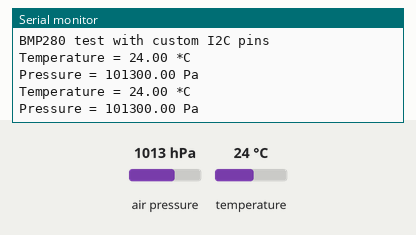
A sketch run on a simulated ESP32-S3. On the bench: the last lines printed to the serial monitor. The inputs (shaded band) are chosen by the test bench; at power-on: air pressure 1013 hPa, temperature 24 °C.

Above: at 2.8 s.
2.9 s: air pressure set to 952 hPa
At 5.2 s:
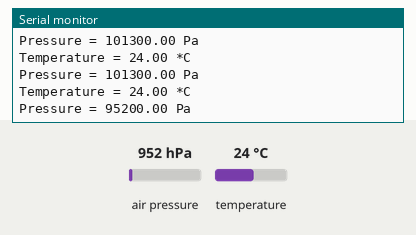
5.6 s: temperature set to 12 °C
At 7.0 s:
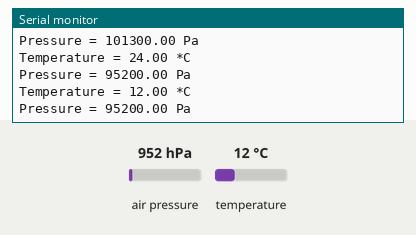
8.3 s: air pressure set to 975 hPa
At 11.5 s:
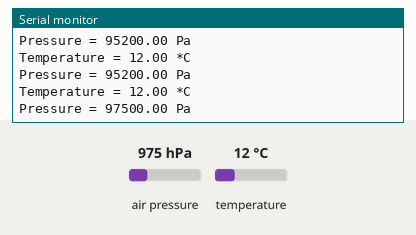
Timing chart, 0 to 13.0 s (numbered marks = the images above; inputs shaded):
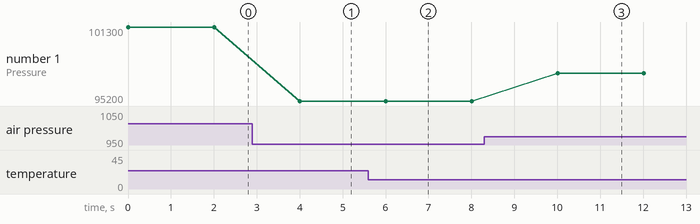

Measured:
- after the input at 2.9 s, the serial monitor: prints a new line after 1.1 s (image 1)
- after the input at 5.6 s, the serial monitor: prints a new line after 0.41 s (image 2)
- after the input at 8.3 s, the serial monitor: prints a new line after 1.7 s (image 3)
- plotted number 1: 101300 → 95200 after the input at 2.9 s, 95200 → 97500 after the input at 8.3 s

The sketch:

BMP280_i2c.ino
```cpp
#include <Wire.h>
#include <Adafruit_BMP280.h>

// Define your custom I2C pins for ESP32-S3
#define I2C_SDA 38
#define I2C_SCL 39

Adafruit_BMP280 bmp; // I2C interface

void setup() {
  Serial.begin(115200); // S3 usually uses 115200
  while ( !Serial ) delay(100);

  Serial.println(F("BMP280 test with custom I2C pins"));

  // 1. Initialize Wire with your specific pins first
  Wire.begin(I2C_SDA, I2C_SCL);

  // 2. Pass the Wire object to the bmp.begin() function
  // Note: 0x77 is the default address. If it fails, try 0x76.
  unsigned status = bmp.begin(0x77);

  if (!status) {
    // If 0x77 failed, try the alternative address 0x76
    status = bmp.begin(0x76);
  }

  if (!status) {
    Serial.println(F("Could not find a valid BMP280 sensor!"));
    Serial.print("SensorID was: 0x"); Serial.println(bmp.sensorID(), HEX);
    while (1) delay(10);
  }

  /* Default settings from datasheet. */
  bmp.setSampling(Adafruit_BMP280::MODE_NORMAL,
                  Adafruit_BMP280::SAMPLING_X2,
                  Adafruit_BMP280::SAMPLING_X16,
                  Adafruit_BMP280::FILTER_X16,
                  Adafruit_BMP280::STANDBY_MS_500);
}

void loop() {
    Serial.print(F("Temperature = "));
    Serial.print(bmp.readTemperature());
    Serial.println(" *C");

    Serial.print(F("Pressure = "));
    Serial.print(bmp.readPressure());
    Serial.println(" Pa");

    Serial.println();
    delay(2000);
}
```
